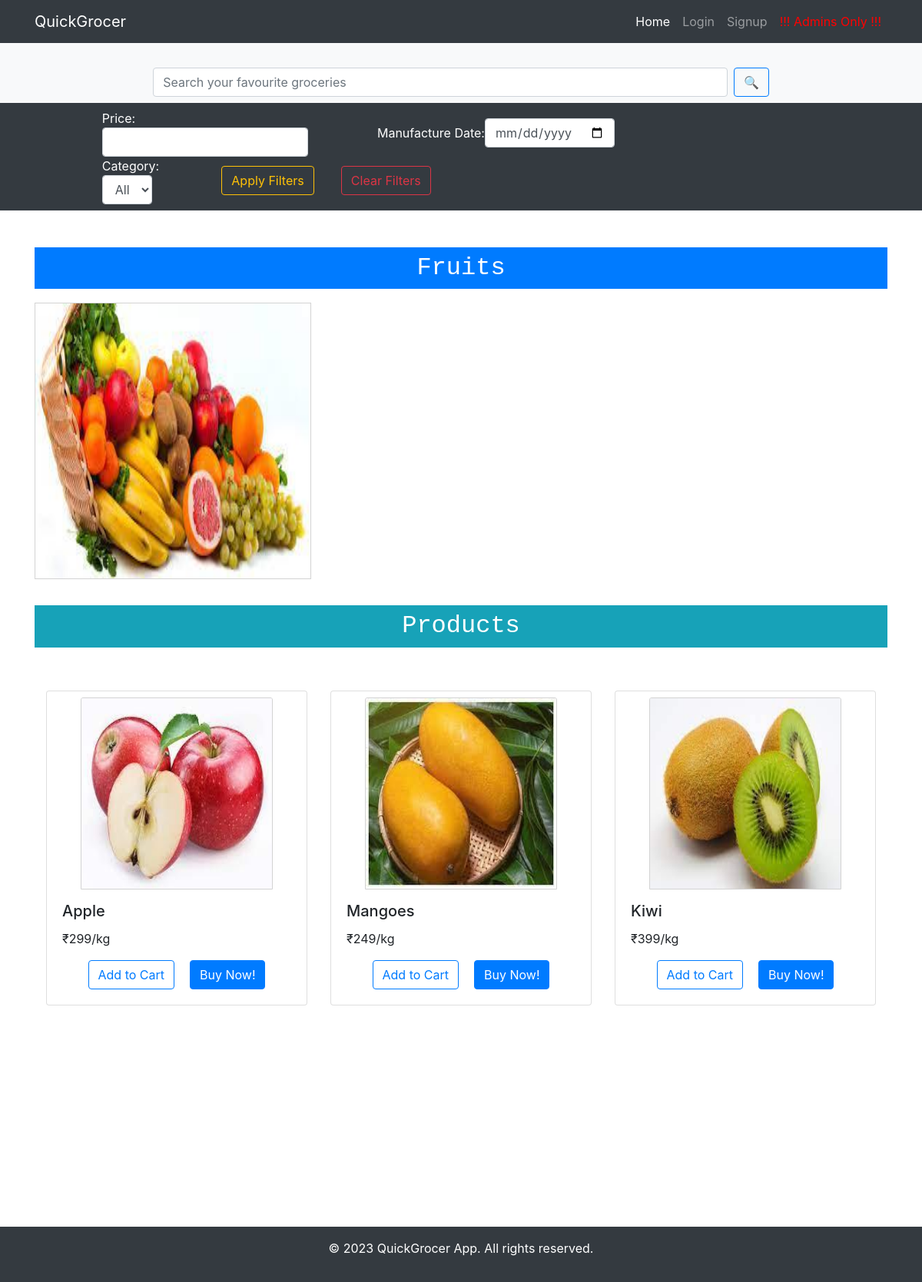
Page /category/1 on the committed database.
### application/models.py (models this page shows, shortened)
class Category(db.Model):
    id = db.Column(db.Integer, primary_key=True)
    category_name = db.Column(db.String(80), unique=True, nullable=False)
    category_picture = db.Column(db.String(80), nullable=False, default='default.png')
    products = db.relationship('Product', backref='category', lazy=True)

class Product(db.Model):
    id = db.Column(db.Integer, primary_key=True)
    product_name = db.Column(db.String(80), unique=True, nullable=False)
    product_picture = db.Column(db.String(160), nullable=False, default='default.png')
    total_quantity = db.Column(db.Integer, unique=False, nullable=False)
    rate_per_unit = db.Column(db.Integer, unique=False, nullable=False)
    manufacture_date = db.Column(db.Date, unique=False, nullable=False)
    unit_id = db.Column(db.Integer, db.ForeignKey('unit.id'), nullable=False)
    category_id = db.Column(db.Integer, db.ForeignKey('category.id'), nullable=False)
    cart = db.relationship('Cart', backref='product', lazy=True)

class Unit(db.Model):
    id = db.Column(db.Integer, primary_key=True)
    unit_name = db.Column(db.String(80), unique=True, nullable=False)
    products = db.relationship('Product', backref='unit', lazy=True)

### application/views.py (the view)
@views.route("/category/<int:category_id>")
def view_category(category_id):
    category = Category.query.filter_by(id=category_id).first()
    products = Product.query.filter_by(category_id=category.id).all()
    return render_template("category.html", user=current_user, category=category, products=products)

### application/templates/category.html (shortened to what this page needs)
{% extends "base.html" %}
{% block hero %} {% include "search_form.html" %} {% endblock %}
{% block content %}
<h2 class="navbar text-center bg-primary text-white text-monospace">
    {{ category.category_name }}
</h2>
<img
    src="{{ url_for('static', filename='images/' + category.category_picture) }}"
    alt="Category Image"
    class="img-fluid big-img" />
<br /><br />
{% include "product_section.html" %} {% endblock %}

### application/templates/product_section.html
{% if products %}
<h2 class="navbar text-center bg-info text-white text-monospace">Products</h2>
<section class="py-5">
    <div class="container">
        <div class="row">
            {% for product in products %}
            <div class="col-lg-4 mb-4">
                <div class="card">
                    <a
                        href="{{ url_for('views.view_product', product_id=product.id) }}"
                        class="card-img-link">
                        <img
                            class="card-img-top"
                            src="{{ url_for('static', filename='images/' + product.product_picture) }}"
                            alt="Product Image" />
                    </a>
                    <div class="card-body">
                        <h5 class="card-title">{{ product.product_name }}</h5>
                        <p class="card-text">
                            ₹{{ product.rate_per_unit }}/{{
                            product.unit.unit_name }}
                        </p>
                        <div
                            class="d-flex justify-content-center align-items-center">
                            <a
                                href="{{ url_for('auth_user.add_to_cart', product_id=product.id) }}"
                                class="btn btn-outline-primary"
                                style="margin-right: 10px"
                                >Add to Cart</a
                            >
                            <a
                                href="{{ url_for('auth_user.purchase_product', product_id=product.id) }}"
                                class="btn btn-primary"
                                style="margin-left: 10px"
                                >Buy Now!</a
                            >
                        </div>
                    </div>
                </div>
            </div>
            {% endfor %}
        </div>
    </div>
</section>
{% endif %}

### application/static/css/style.css (style rules this page uses)
.card .card-img-top { border: 1px solid lightgray; margin-top: 4px !important; height: 250px !important; width: 250px !important; align-self: center !important; justify-content: center; }
.card .card-img-link { margin-top: 4px !important; height: 250px !important; width: 250px !important; align-self: center !important; justify-content: center; }
h2.text-monospace { text-align: center !important; align-self: center !important; justify-content: center; }
.big-img { border: 1px solid lightgray; margin-top: 10px !important; margin-bottom: 10px !important; height: 360px !important; width: 360px !important; align-self: center !important; justify-content: center; }

### rows in the picture
Category: category_name "Fruits", category_picture (picture)
Product: product_picture (picture), product_name "Apple", rate_per_unit "299", unit.unit_name "kg"
Product: product_picture (picture), product_name "Mangoes", rate_per_unit "249", unit.unit_name "kg"
Product: product_picture (picture), product_name "Kiwi", rate_per_unit "399", unit.unit_name "kg"
